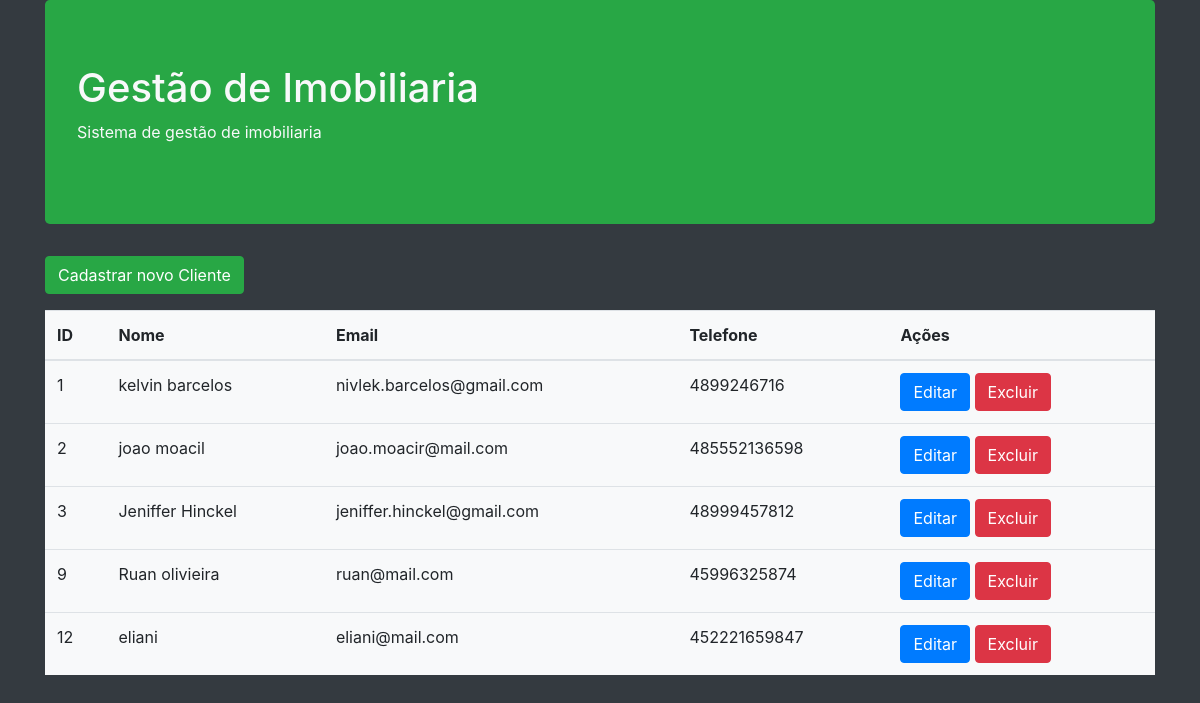
The page / on the database its author committed.
### tables this page shows
CREATE TABLE `clientes` (
  `id` int(11) NOT NULL,
  `nome` varchar(200) DEFAULT NULL,
  `email` varchar(150) DEFAULT NULL,
  `telefone` varchar(15) DEFAULT NULL
);

### index.php (called while the page is built, shortened)
<?php
    $clientes = Cliente::getClientes();
    include __DIR__.'/includes/header.php';
    include __DIR__.'/includes/listarClientes.php';
    include __DIR__.'/includes/footer.php';
?>

### app/db/Database.php (called while the page is built, shortened)
<?php
class Database {
    private $table;
    private $connection;
    public function __construct($table = null){
        $this->table = $table;
    }
    private function setConnection(){
        try {
            $this->connection = new PDO('mysql:host='.self::HOST.';dbname='.self::NAME,self::USER,self::PASSWORD);
            $this->connection->setAttribute(PDO::ATTR_ERRMODE,PDO::ERRMODE_EXCEPTION);
        } catch (PDOException $e) {
            die('ERROR: '.$e->getMessage());
        }
    }
    public function execute($query, $params = []){
        try {
            $statement = $this->connection->prepare($query);
            $statement->execute($params);
            return $statement;
        } catch (PDOException $e) {
            die('ERROR: '.$e->getMessage());
        }
    }
    public function select($where = null, $order = null, $limit = null, $fields = '*'){
        $where = (!empty($where)) ? 'WHERE '. $where : '';
        $order = (!empty($order)) ? 'ORDER BY '. $order : '';
        $limit = (!empty($limit)) ? 'LIMIT '. $limit : '';
        $query = 'SELECT '.$fields.' FROM '.$this->table.' '.$where.' '.$order.' '.$limit;
        return $this->execute($query);
    }
}
?>

### app/entity/Cliente.php (called while the page is built, shortened)
<?php
class Cliente{
    public static function getClientes($where = null, $order = null, $limit = null){
        return (new Database('clientes'))->select($where,$order,$limit)->fetchAll(PDO::FETCH_CLASS,self::class);
    }
}

### includes/listarClientes.php (the view, shortened to what this page needs)
<?php
    $html = '';
    foreach ($clientes as $cliente) {
        $html .= '<tr>
                        <td>'.$cliente->id.'</td>
                        <td>'.$cliente->nome.'</td>
                        <td>'.$cliente->email.'</td>
                        <td>'.$cliente->telefone.'</td>
                        <td>
                            <a href="editarCliente.php?id='.$cliente->id.'">
                                <button class="btn btn-primary">Editar</button>
                            </a>
                            <a href="excluirCliente.php?id='.$cliente->id.'">
                                <button class="btn btn-danger">Excluir</button>
                            </a>
                        </td>
                    </tr>';
    }
    $html = !empty($html) ? $html : '<tr><td colspan="5" class="text-center">Nenhum cliente encontrado</td></tr>'
?>
<main>
    <section>
        <a href="cadastrarCliente.php">
            <button class="btn btn-success">Cadastrar novo Cliente</button>
        </a>
    </section>
    <section>
        <table class="table bg-light mt-3">
            <thead>
                <tr>
                    <th>ID</th>
                    <th>Nome</th>
                    <th>Email</th>
                    <th>Telefone</th>
                    <th>Ações</th>
                </tr>
            </thead>
            <tbody>
                <?php
                    echo $html;
                ?>
            </tbody>
        </table>
    </section>
</main>

### includes/header.php (shortened to what this page needs)
<!doctype html>
<html lang="en">
  <head>
    <link rel="stylesheet" href="https://cdn.jsdelivr.net/npm/bootstrap@4.5.3/dist/css/bootstrap.min.css">
  </head>
  <body class="bg-dark text-light">
    <div class="container">
    <div class="jumbotron bg-success">
        <h1>Gestão de Imobiliaria</h1>
        <p>Sistema de gestão de imobiliaria</p>
    </div>

### includes/footer.php (shortened to what this page needs)
    </div>
  </body>
</html>

### rows shown on the page
clientes: id "1", nome "kelvin barcelos", email "nivlek.barcelos@gmail.com", telefone "4899246716"
clientes: id "2", nome "joao moacil", email "joao.moacir@mail.com", telefone "485552136598"
clientes: id "3", nome "Jeniffer Hinckel", email "jeniffer.hinckel@gmail.com", telefone "48999457812"
clientes: id "9", nome "Ruan olivieira", email "ruan@mail.com", telefone "45996325874"
clientes: id "12", nome "eliani", email "eliani@mail.com", telefone "452221659847"
